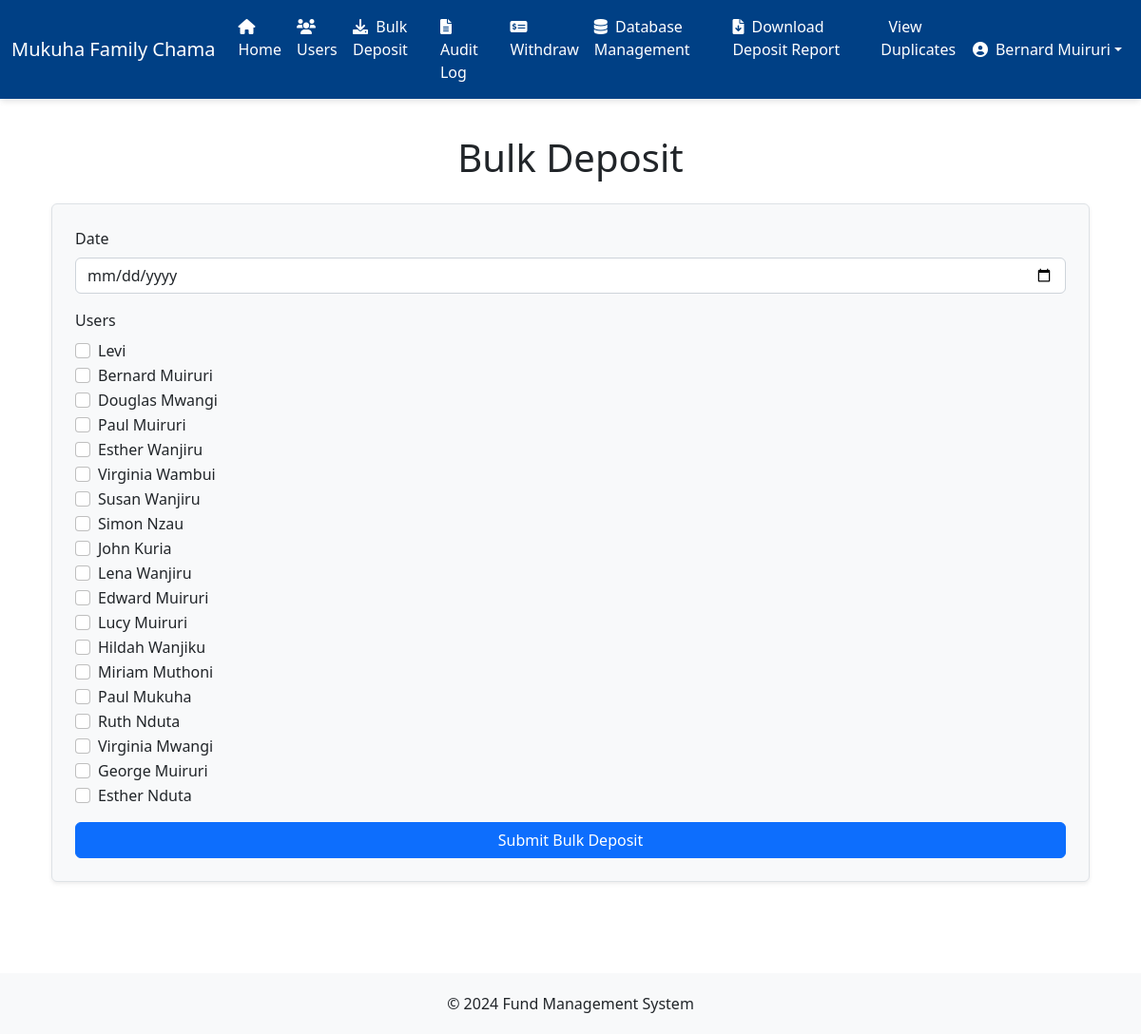
The app's page /bulk_deposit (signed in) with its own data.
### app.py (models this page shows, shortened)
class User(db.Model):
    id = db.Column(db.Integer, primary_key=True)
    name = db.Column(db.String(80), nullable=False)
    email = db.Column(db.String(120), unique=True, nullable=False)
    password = db.Column(db.String(255), nullable=False)
    role = db.Column(db.String(20), nullable=False, default='member')
    is_password_changed = db.Column(db.Boolean, default=False)
    deposits = db.relationship('Deposit', backref='user', lazy='dynamic')
    withdrawals = db.relationship('Withdrawal', backref='user', lazy='dynamic')

### app.py (the view, shortened to what this page needs)
@app.route('/bulk_deposit', methods=['GET', 'POST'])
@login_required
@password_change_required
def bulk_deposit():
    users = User.query.all()
    return render_template('bulk_deposit.html', users=users)

### app.py (called while the page is built)
def login_required(f):
    @wraps(f)
    def decorated_function(*args, **kwargs):
        if 'user_id' not in session:
            return redirect(url_for('login', next=request.url))
        return f(*args, **kwargs)
    return decorated_function

def password_change_required(f):
    @wraps(f)
    def decorated_function(*args, **kwargs):
        user_id = session.get('user_id')
        if not user_id:
            return redirect(url_for('login'))
        user = User.query.get(user_id)
        if not user:
            session.pop('user_id', None)  # Clear invalid session
            return redirect(url_for('login'))
        if not user.is_password_changed:
            return redirect(url_for('change_password'))
        return f(*args, **kwargs)
    return decorated_function

@app.context_processor
def inject_user():
    if 'user_id' in session:
        user = User.query.get(session['user_id'])
        return dict(current_user=user)
    return dict(current_user=None)

### templates/bulk_deposit.html (shortened to what this page needs)
{% extends "base.html" %}
{% block content %}
<div class="container my-5">
    <h1 class="text-center mb-4">Bulk Deposit</h1>
    <form id="bulk-deposit-form" class="p-4 border rounded shadow-sm bg-light">
        <div class="mb-3">
            <label for="date" class="form-label">Date</label>
            <input type="date" class="form-control" id="date" required>
        </div>
        <div class="mb-3">
            <label class="form-label">Users</label>
            <div id="user-checkboxes">
                {% for user in users %}
                <div class="form-check">
                    <input class="form-check-input" type="checkbox" value="{{ user.id }}" id="user-{{ user.id }}">
                    <label class="form-check-label" for="user-{{ user.id }}">
                        {{ user.name }}
                    </label>
                </div>
                {% endfor %}
            </div>
        </div>
        <button type="submit" class="btn btn-primary w-100">Submit Bulk Deposit</button>
    </form>
</div>
{% endblock %}

### templates/base.html (shortened to what this page needs)
<!DOCTYPE html>
<html lang="en">
<head>
    <link href="https://cdn.jsdelivr.net/npm/tailwindcss@2.2.19/dist/tailwind.min.css" rel="stylesheet">
    <link rel="stylesheet" href="https://cdnjs.cloudflare.com/ajax/libs/font-awesome/6.1.1/css/all.min.css">
    <link rel="stylesheet" href="https://cdn.jsdelivr.net/npm/bootstrap@5.2.3/dist/css/bootstrap.min.css">
    <link rel="stylesheet" href="https://cdnjs.cloudflare.com/ajax/libs/font-awesome/6.0.0-beta3/css/all.min.css" />
</head>
<body>
    <nav class="navbar navbar-expand-lg fixed-top
        {% if current_user %}
            {% if current_user.role == 'admin' %}
                navbar-admin
            {% elif current_user.role == 'member' %}
                navbar-member
            {% else %}
                navbar-light bg-light
            {% endif %}
        {% else %}
            navbar-light bg-light
        {% endif %}
    ">
        <div class="container-fluid">
            <a class="navbar-brand" href="{{ url_for('home') }}">Mukuha Family Chama</a>
            <div class="collapse navbar-collapse" id="navbarNav">
                {% if current_user and current_user.role == 'admin' %}
                    <ul class="navbar-nav me-auto mb-2 mb-lg-0">
                        <li class="nav-item">
                            <a class="nav-link {% if request.endpoint == 'index' %}active{% endif %}" href="{{ url_for('index') }}">
                                <i class="fas fa-home me-1"></i> Home
                            </a>
                        </li>
                        <li class="nav-item">
                            <a class="nav-link {% if request.endpoint == 'users' %}active{% endif %}" href="{{ url_for('users') }}">
                                <i class="fas fa-users me-1"></i> Users
                            </a>
                        </li>
                        <li class="nav-item">
                            <a class="nav-link {% if request.endpoint == 'bulk_deposit' %}active{% endif %}" href="{{ url_for('bulk_deposit') }}">
                                <i class="fas fa-download me-1"></i> Bulk Deposit
                            </a>
                        </li>
                        <li class="nav-item">
                            <a class="nav-link {% if request.endpoint == 'audit_log' %}active{% endif %}" href="{{ url_for('audit_log') }}">
                                <i class="fas fa-file-alt me-1"></i> Audit Log
                            </a>
                        </li>
                        <li class="nav-item">
                            <a class="nav-link {% if request.endpoint == 'withdraw' %}active{% endif %}" href="{{ url_for('withdraw') }}">
                                <i class="fas fa-money-check-alt me-1"></i> Withdraw
                            </a>
                        </li>
                        <li class="nav-item">
                            <a class="nav-link {% if request.endpoint == 'database_management' %}active{% endif %}" href="{{ url_for('database_management') }}">
                                <i class="fas fa-database me-1"></i> Database Management
                            </a>
                        </li>
                        <li class="nav-item">
                            <a class="nav-link {% if request.endpoint == 'download_deposit_report' %}active{% endif %}" href="{{ url_for('download_deposit_report') }}">
                                <i class="fas fa-file-download me-1"></i> Download Deposit Report
                            </a>
                        </li>
                        <li class="nav-item">
                            <a class="nav-link {% if request.endpoint == 'duplicate_deposits' %}active{% endif %}" href="{{ url_for('duplicate_deposits') }}">
                                 View Duplicates
                            </a>
                        </li>
                    </ul>
                {% endif %}
                <ul class="navbar-nav ms-auto mb-2 mb-lg-0">
                    {% if current_user %}
                        <li class="nav-item dropdown">
                            <a class="nav-link dropdown-toggle d-flex align-items-center" href="#" id="userDropdown" role="button" data-bs-toggle="dropdown" aria-expanded="false">
                                <i class="fas fa-user-circle me-2"></i> {{ current_user.name }}
                            </a>
                        </li>
                    {% else %}
                        <li class="nav-item">
                            <a class="nav-link {% if request.endpoint == 'login' %}active{% endif %}" href="{{ url_for('login') }}">
                                <i class="fas fa-sign-in-alt me-1"></i> Login
                            </a>
                        </li>
                    {% endif %}
                </ul>
            </div>
        </div>
    </nav>
    <div class="container content mt-4 mb-5">
        {% block content %}{% endblock %}
    </div>
    <footer>
        <div class="container">
            <p class="mb-0">&copy; 2024 Fund Management System</p>
        </div>
    </footer>
</body>
</html>

### templates/base.html (style rules this page uses)
body { display: flex; flex-direction: column; min-height: 100vh; padding-top: 70px; margin: 0; }
.content { flex: 1; }
footer { background-color: #f8f9fa; padding: 20px 0; width: 100%; text-align: center; }
.navbar { box-shadow: 0 4px 6px -1px rgba(0,0,0,0.1); transition: box-shadow 0.3s ease-in-out; }
.navbar-admin { background-color: #004085; }
.navbar-admin .nav-link, .navbar-member .nav-link, .navbar-admin .navbar-brand, .navbar-member .navbar-brand, .navbar-admin .dropdown-item, .navbar-member .dropdown-item { color: #ffffff !important; }

### records on screen
User: name "Bernard Muiruri"
User: name "Levi"
User: name "Douglas Mwangi"
User: name "Paul Muiruri"
User: name "Esther Wanjiru"
User: name "Virginia Wambui"
User: name "Susan Wanjiru"
User: name "Simon Nzau"
User: name "John Kuria"
User: name "Lena Wanjiru"
User: name "Edward Muiruri"
User: name "Lucy Muiruri"
User: name "Hildah Wanjiku"
User: name "Miriam Muthoni"
User: name "Paul Mukuha"
User: name "Ruth Nduta"
User: name "Virginia Mwangi"
User: name "George Muiruri"
User: name "Esther Nduta"
